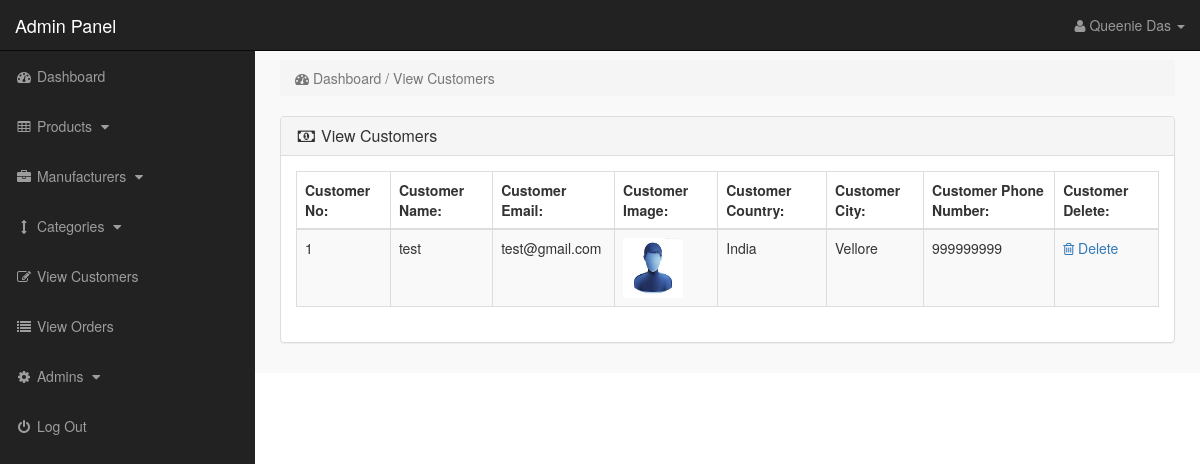
Before: /Ecom_store/admin_area/index.php?view_customers (signed in) with the older database file.
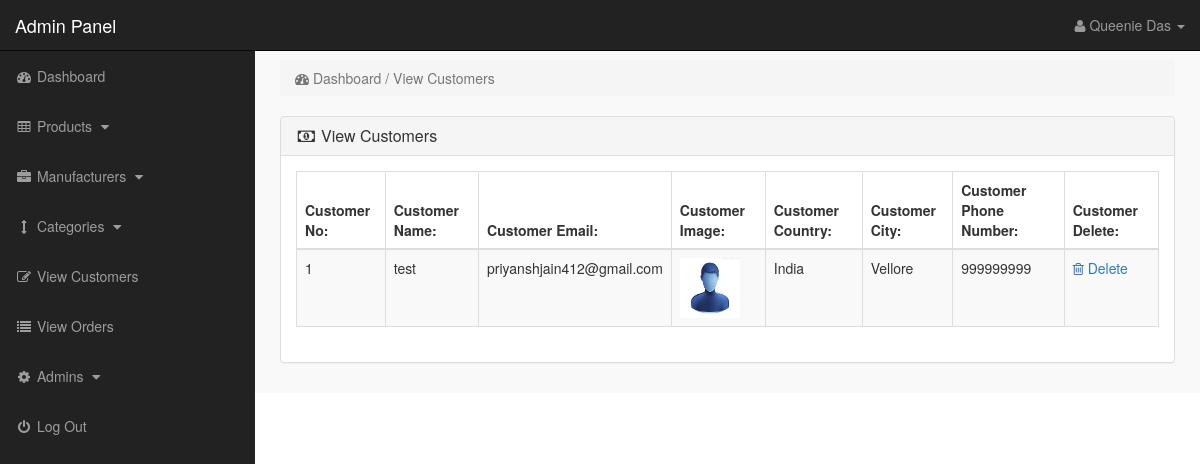
After: the same page with the newer database file.
### tables this page shows
CREATE TABLE IF NOT EXISTS `customers` (
`customer_id` int(10) NOT NULL,
  `customer_name` varchar(255) NOT NULL,
  `customer_email` varchar(255) NOT NULL,
  `customer_pass` varchar(255) NOT NULL,
  `customer_country` text NOT NULL,
  `customer_city` text NOT NULL,
  `customer_contact` varchar(255) NOT NULL,
  `customer_address` text NOT NULL,
  `customer_image` text NOT NULL,
  `customer_ip` varchar(255) NOT NULL
);

### Ecom_store/admin_area/view_customers.php (the view)
<?php
if(!isset($_SESSION['admin_email'])){
echo "<script>window.open('login.php','_self')</script>";
}
else {
?>
<div class="row">
<div class="col-lg-12">
<ol class="breadcrumb">
<li class="active">
<i class="fa fa-dashboard"></i> Dashboard / View Customers
</li>
</ol>
</div>
</div>
<div class="row">
<div class="col-lg-12">
<div class="panel panel-default">
<div class="panel-heading">
<h3 class="panel-title">
<i class="fa fa-money fa-fw"></i> View Customers
</h3>
</div>
<div class="panel-body" >
<div class="table-responsive" >
<table class="table table-bordered table-hover table-striped" >
<thead>
<tr>
<th>Customer No:</th>
<th>Customer Name:</th>
<th>Customer Email:</th>
<th>Customer Image:</th>
<th>Customer Country:</th>
<th>Customer City:</th>
<th>Customer Phone Number:</th>
<th>Customer Delete:</th>
</tr>
</thead>
<tbody>
<?php
$i=0;
$get_c = "select * from customers";
$run_c = mysqli_query($con,$get_c);
while($row_c=mysqli_fetch_array($run_c)){
$c_id = $row_c['customer_id'];
$c_name = $row_c['customer_name'];
$c_email = $row_c['customer_email'];
$c_image = $row_c['customer_image'];
$c_country = $row_c['customer_country'];
$c_city = $row_c['customer_city'];
$c_contact = $row_c['customer_contact'];
$i++;
?>
<tr>
<td><?php echo $i; ?></td>
<td><?php echo $c_name; ?></td>
<td><?php echo $c_email; ?></td>
<td><img src="../customer/customer_images/<?php echo $c_image; ?>" width="60" height="60" ></td>
<td><?php echo $c_country; ?></td>
<td><?php echo $c_city; ?></td>
<td><?php echo $c_contact; ?></td>
<td>
<a href="index.php?customer_delete=<?php echo $c_id; ?>" >
<i class="fa fa-trash-o" ></i> Delete
</a>
</td>
</tr>
<?php } ?>
</tbody>
</table>
</div>
</div>
</div>
</div>
</div>
<?php } ?>

Changed rows visible on the page:
changed customers "test": customer_email "test@gmail.com" → "priyanshjain412@gmail.com"
